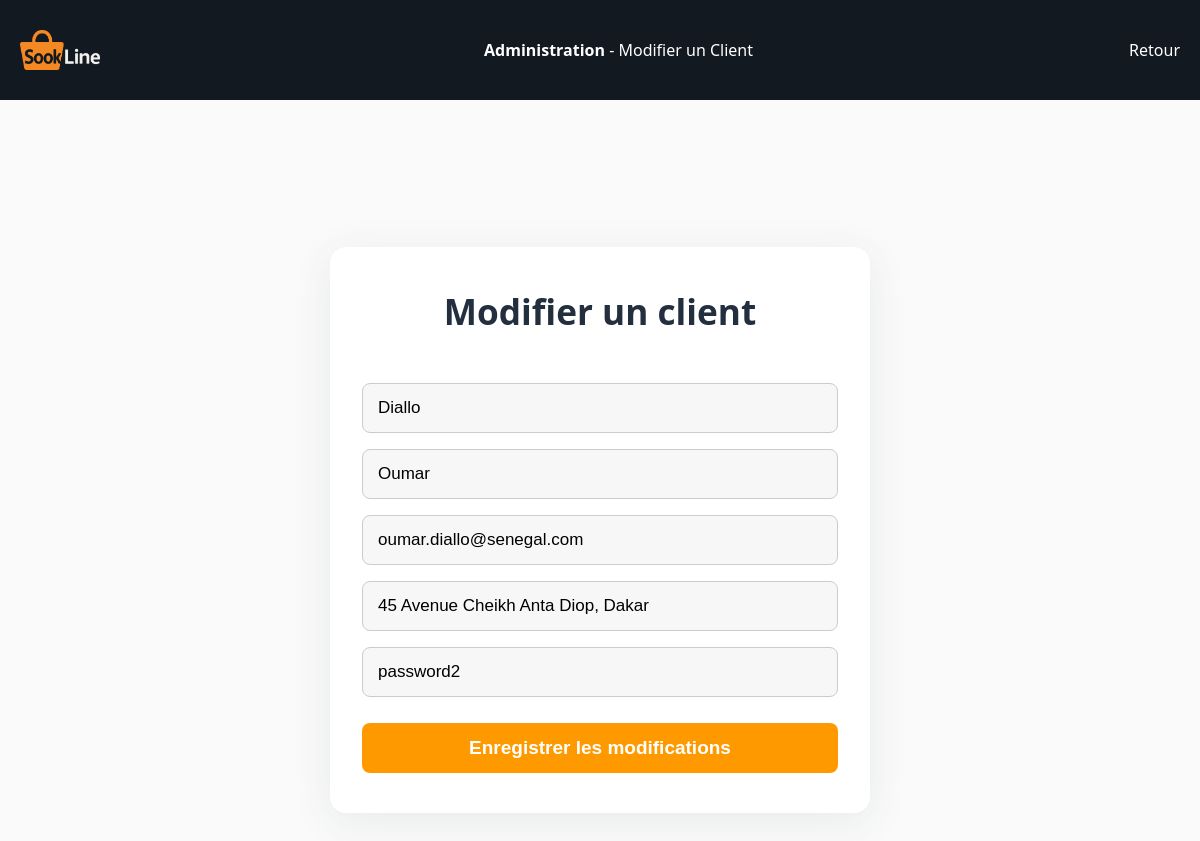
Page /edit_client.php?id=2 on the committed database.
### tables this page shows
CREATE TABLE `clients` (
  `id` int(11) NOT NULL,
  `nom` varchar(100) NOT NULL,
  `prenom` varchar(100) NOT NULL,
  `email` varchar(255) NOT NULL,
  `adresse` text DEFAULT NULL,
  `password` varchar(255) NOT NULL
);

### edit_client.php (the view, shortened to what this page needs)
<?php
require_once 'db.php';
$id = $_GET['id'] ?? null;
if ($id) {
    $client = $conn->query("SELECT * FROM clients WHERE id = $id")->fetch_assoc();
} else {
    header('Location: view_clients.php');
    exit();
}
?>
<!DOCTYPE html>
<html lang="fr">
<head>
  <link rel="stylesheet" href="style.css">
</head>
<body>
    <div class="top-bar">
        <img src="logo.png" alt="Logo" class="logo-img">
        <div><strong>Administration</strong> - Modifier un Client</div>
        <div><a href="view_clients.php" style="color:white; text-decoration:none;">Retour</a></div>
    </div>
    <div class="content-container">
        <div class="dashboard-card">
            <h1>Modifier un client</h1>
            <form method="post">
    <input type="text" name="nom" value="<?= htmlspecialchars($client['nom']) ?>" placeholder="Nom du client" required>
    <input type="text" name="prenom" value="<?= htmlspecialchars($client['prenom']) ?>" placeholder="Prénom du client" required>
    <input type="text" name="email" value="<?= htmlspecialchars($client['email']) ?>" placeholder="Email du client" required>
    <input type="text" name="adresse" value="<?= htmlspecialchars($client['adresse']) ?>" placeholder="Adresse du client" required>
    <input type="text" name="password" value="<?= htmlspecialchars($client['password']) ?>" placeholder="Mot de passe du client" required>
    <input type="submit" value="Enregistrer les modifications">
</form>
        </div>
    </div>
</body>
</html>

### style.css (style rules this page uses)
* { margin: 0; padding: 0; box-sizing: border-box; }
body { font-family: Arial, sans-serif; transition: background-color 0.3s ease; }
.top-bar { background-color: #131921; color: white; display: flex; align-items: center; justify-content: space-between; padding: 10px 20px; }
.logo-img { width: 90px; height: 40px; object-fit: contain; }
.logo-img { width: 80px; height: 80px; margin-right: 8px; }

### edit_client.php (style rules this page uses)
body { background: #fafafa; margin: 0; font-family: 'Segoe UI', Tahoma, Geneva, Verdana, sans-serif; }
.content-container { display: flex; justify-content: center; align-items: center; min-height: 100vh; padding-top: 60px; }
.dashboard-card { background: #fff; border-radius: 16px; box-shadow: 0 8px 40px rgba(44,62,80,0.09); padding: 40px 32px; width: 100%; max-width: 540px; margin: 40px auto; display: flex; flex-direction: column; gap: 24px; }
.dashboard-card h1 { text-align: center; color: #232f3e; font-size: 2.2rem; margin-bottom: 24px; font-weight: 700; }
form { display: flex; flex-direction: column; gap: 16px; }
input[type="text"], input[type="number"] { padding: 14px 15px; font-size: 17px; border: 1px solid #ccc; border-radius: 8px; transition: border 0.3s; background: #f7f7f7; }
input[type="submit"] { background: #ff9900; color: white; border: none; padding: 14px 0; font-size: 19px; border-radius: 8px; cursor: pointer; font-weight: 600; margin-top: 10px; transition: background 0.2s; }

### rows in the picture
clients: nom "Diallo", prenom "Oumar", email "oumar.diallo@senegal.com", adresse "45 Avenue Cheikh Anta Diop, Dakar", password "password2"
